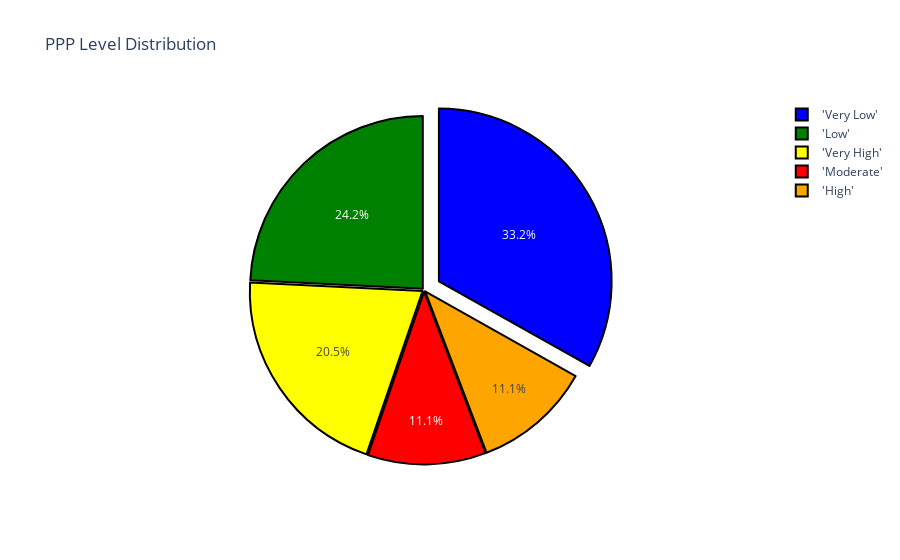

Notebook code for this chart:
### Code cell
pie1 = px.pie(ppc, names=ppc.index, values=ppc.values, title="PPP Level Distribution",
              color_discrete_sequence=['blue','green','yellow','red','orange','purple'])
pie1.update_traces(marker=dict(line=dict(color='#000000', width=2)), pull=[0.1, 0.01, 0.01,0.01,0.01])
pie1.show()

### Figure 1 — Plotly figure (JSON) as saved in the notebook; plotly's stock layout.template omitted (floating-point values rounded to 4 significant figures)
{"data": [{"domain": {"x": [0, 1], "y": [0, 1]}, "hovertemplate": "Purchasing Power Category=%{label}<br>value=%{value}<extra></extra>", "labels": ["'Very Low'", "'Low'", "'Very High'", "'Moderate'", "'High'"], "legendgroup": "", "marker": {"line": {"color": "#000000", "width": 2}}, "name": "", "pull": [0.1, 0.01, 0.01, 0.01, 0.01], "showlegend": true, "type": "pie", "values": [63, 46, 39, 21, 21]}], "layout": {"legend": {"tracegroupgap": 0}, "piecolorway": ["blue", "green", "yellow", "red", "orange", "purple"], "title": {"text": "PPP Level Distribution"}}}
